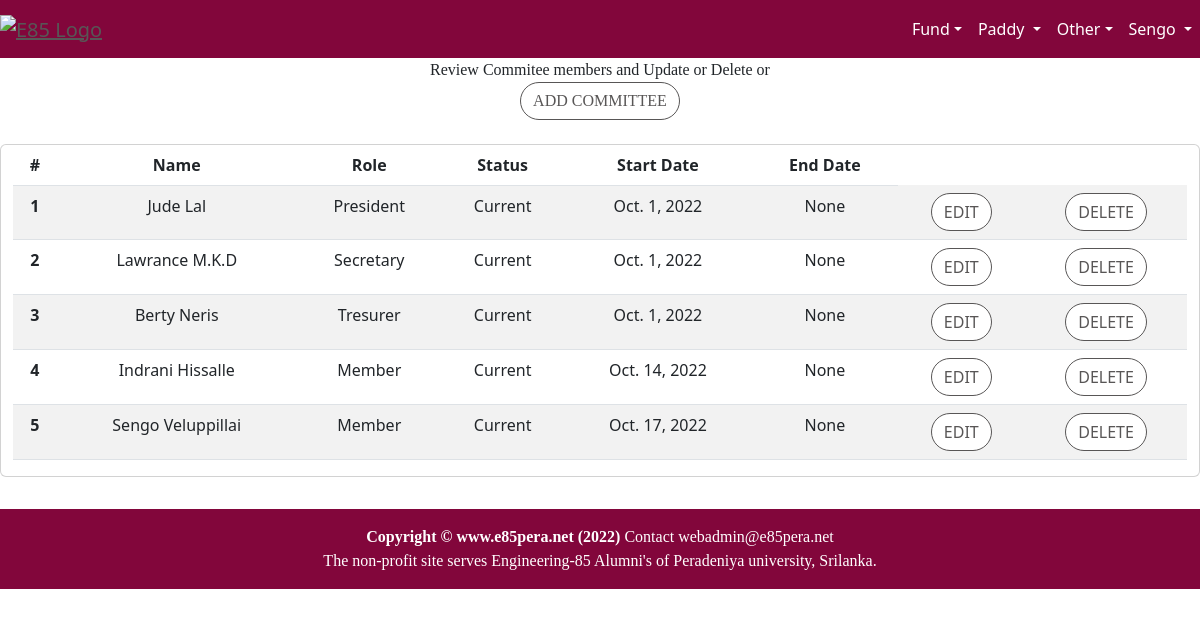
Screenshot of /accounts/committeeList7 (signed in) with the database file from the repository.
### accounts/models.py (models this page shows)
class Commitee(models.Model):
    CURRENT = 'Current'
    PAST    = 'Past'
    COMMITEE_STATUS = [
            (CURRENT,'Current'),
            (PAST,'Past'),
    ]
    project=models.ForeignKey(Project, on_delete=models.CASCADE)
    member=models.ForeignKey(User, related_name='commitee_member', on_delete=models.CASCADE)
    role = models.ForeignKey(Role, on_delete=models.CASCADE)
    status = models.CharField(max_length=7,choices=COMMITEE_STATUS,default=CURRENT)
    startDate = models.DateField(default=timezone.now)
    endDate = models.DateField(null=True, blank=True)
    updatedBy = models.ForeignKey(User,on_delete=models.PROTECT)
    updatedOn = models.DateTimeField(default=timezone.now)

class Role(models.Model):
    title = models.CharField(max_length=64, blank=False, help_text="name")
    priority = models.SmallIntegerField()
    def __str__(self):
        return "%s " % (self.title)

### accounts/views.py (the view)
# urls.py: re_path(r'committeeList(?P<pk>\d+)', committeeListView, name='committeeList'),
@login_required
def committeeListView(request,pk):
    if request.method == 'GET':
        committees = Commitee.objects.all().filter(project_id=pk).order_by('role__priority')
        project = Project.objects.get(id=pk)
        user = User.objects.get(id=request.user.id)
        userRole=project.getUserRole(user,'Commitee')
        return render(request = request,template_name = "committee_list.html",context={'committee_list':committees, 'project':project, 'userRole':userRole})

### accounts/models.py (called while the page is built)
    def getUserRole(self, user, table):
        member= User.objects.get(id=user.id)
        committee = Commitee.objects.all().filter(project_id=self.id).filter(member_id = member.id).first()
        if committee == None:
            return UserRole.VIEW
        role = RoleEdit.objects.all().filter(role_id=committee.role_id).filter(canEdit=table)
        if role.exists():
            return UserRole.EDIT
        return UserRole.VIEW

### accounts/templates/committee_list.html (shortened to what this page needs)
{% extends 'home/base.html' %}
{% block content %}
<div class="container-fluid">
    <div class="row text-center justify-content-center">
        {% if user.is_staff %}
        <p >Review Commitee members and Update or Delete or <br>
         <a href="{% url 'accounts:committeeAdd' project.id %}" class="btn btn-secondary btn-md">Add committee</a>
         </p>
        {% else %}
         <h3 >Committee Members of {{ project.name }} </h3>
        {% endif %}
        <div class="card mt-2 mb-2">
            <table class="table table-striped table-hover">
                <thead>
                    <tr>
                        <th scope="col">#</th>
                        <th scope="col">Name</th>
                        <th scope="col">Role</th>
                        <th scope="col">Status</th>
                        <th scope="col">Start Date</th>
                        <th scope="col">End Date</th>
                    </tr>
                </thead>
                <tbody>
                   {% for committee in committee_list %}
                    <tr>
                        <th scope=""row">{{forloop.counter}}</th>
                        <td>{{committee.member.first_name}} {{committee.member.last_name}}</td>
                        <td>{{committee.role}} </td>
                        <td>{{committee.status}} </td>
                        <td>{{committee.startDate}} </td>
                        <td>{{committee.endDate}} </td>
                        {% if user.is_staff  %}
                        <td><a href="{% url 'accounts:committeeUpd' committee.id %}" class="btn btn-danger btn-md">Edit</a></td>
                        <td>
                        <button type="button" class="btn btn-primary" data-bs-toggle="modal" data-bs-target="#deleteUserModal">
                            Delete
                        </button>
                        </td>
                        {% endif %}
                    </tr>
                    {% endfor %}
                </tbody>
            </table>
        </div>
    </div>
 </div>
{% include 'home/footer.html' %}
{% endblock content %}

### home/templates/home/base.html (shortened to what this page needs)
<!DOCTYPE html>
<html lang="en">
<head>
    <link href="https://cdn.jsdelivr.net/npm/bootstrap@5.2.1/dist/css/bootstrap.min.css" rel="stylesheet">
    {% load static %}
    <link href="{% static 'css/home.css' %}" rel="stylesheet"/>
</head>
<body>
<div id="page-content-wrapper">
    <nav class="navbar navbar-expand-lg navbar-dark bg-red">
        <div class="navbar-brand">
            <a href="/"><img src="{% static 'images/e85pera_logo2.jpg' %}" alt="e85 Logo" width="100"></a>
        </div>
        <div class="collapse navbar-collapse" id="navbarSupportedContent">
            <ul class="navbar-nav ms-auto mb-2 mb-lg-0">
              <li class="nav-item">
                <div class="dropdown dropdown">
                    <a class="nav-link dropdown-toggle" data-bs-toggle="dropdown" href="#">Fund</a>
                </div>
              </li>
              <li class="nav-item">
                <div class="dropdown dropdown">
                    <a class="nav-link dropdown-toggle" data-bs-toggle="dropdown" href="#">
                      Paddy
                    </a>
                      {% if user.is_authenticated %}
                      </li>
                      {% endif %}
                  </ul>
                  </div>
              <li class="nav-item">
                <div class="dropdown">
                    <a class="nav-link dropdown-toggle" data-bs-toggle="dropdown" href="#">Other</a>
                </div>
              </li>
              <li class="nav-item">
                <div class="dropdown">
                    {% if user.is_authenticated %}
                        <a class="nav-link dropdown-toggle" data-bs-toggle="dropdown" href="#">{{user.first_name}}   </a>
                    {% else %}
                        <a class="nav-link dropdown-toggle" data-bs-toggle="dropdown" href="#">LogIn</a>
                        <ul class="dropdown-menu">
                        <li><a class="dropdown-item" href={% url 'accounts:login' %}>Log In</a></li>
                    </ul>
                        {% endif %}
                </div>
            </li>
        </div>
    <div id="wrapper">
        {% block content %}
        {% endblock %}
    </div>
</body>
</html>

### home/static/css/home.css (style rules this page uses)
body { overflow-x: hidden; }
h1, h2, h3, h4, h5, h6, p { font-family: 'Merriweather'; }
.card-header, a:link { text-transform: uppercase; font-weight: 200; color: #585656; }
.archive-link, a:link { text-transform:capitalize; text-align:left; font-weight:normal; color: #585656; }
#page-content-wrapper .btn { text-transform: uppercase; font-weight: 500; color: #585656; background-color: #fff; border-color: #585656; border-radius: 20px; transition: all 0.3s ease 0s; cursor: pointer; outline: none; }
#page-content-wrapper { min-width: 100vw; }
@media (min-width: 768px) { #page-content-wrapper { min-width: 0; width: 100%; } }
.navbar-dark { background:#82063B; }

### home/templates/home/base.html (style rules this page uses)
.bg-red { background:#82063B; }
.nav-link { color:white!important; }

### rows the page displays
Commitee: member.first_name "Jude", member.last_name "Lal", role "President", status "Current", startDate "Oct. 1, 2022", endDate "None"
Commitee: member.first_name "Lawrance", member.last_name "M.K.D", role "Secretary", status "Current", startDate "Oct. 1, 2022", endDate "None"
Commitee: member.first_name "Berty", member.last_name "Neris", role "Tresurer", status "Current", startDate "Oct. 1, 2022", endDate "None"
Commitee: member.first_name "Indrani", member.last_name "Hissalle", role "Member", status "Current", startDate "Oct. 14, 2022", endDate "None"
Commitee: member.first_name "Sengo", member.last_name "Veluppillai", role "Member", status "Current", startDate "Oct. 17, 2022", endDate "None"

### other values shown
{{ user.first_name }} "Sengo"
